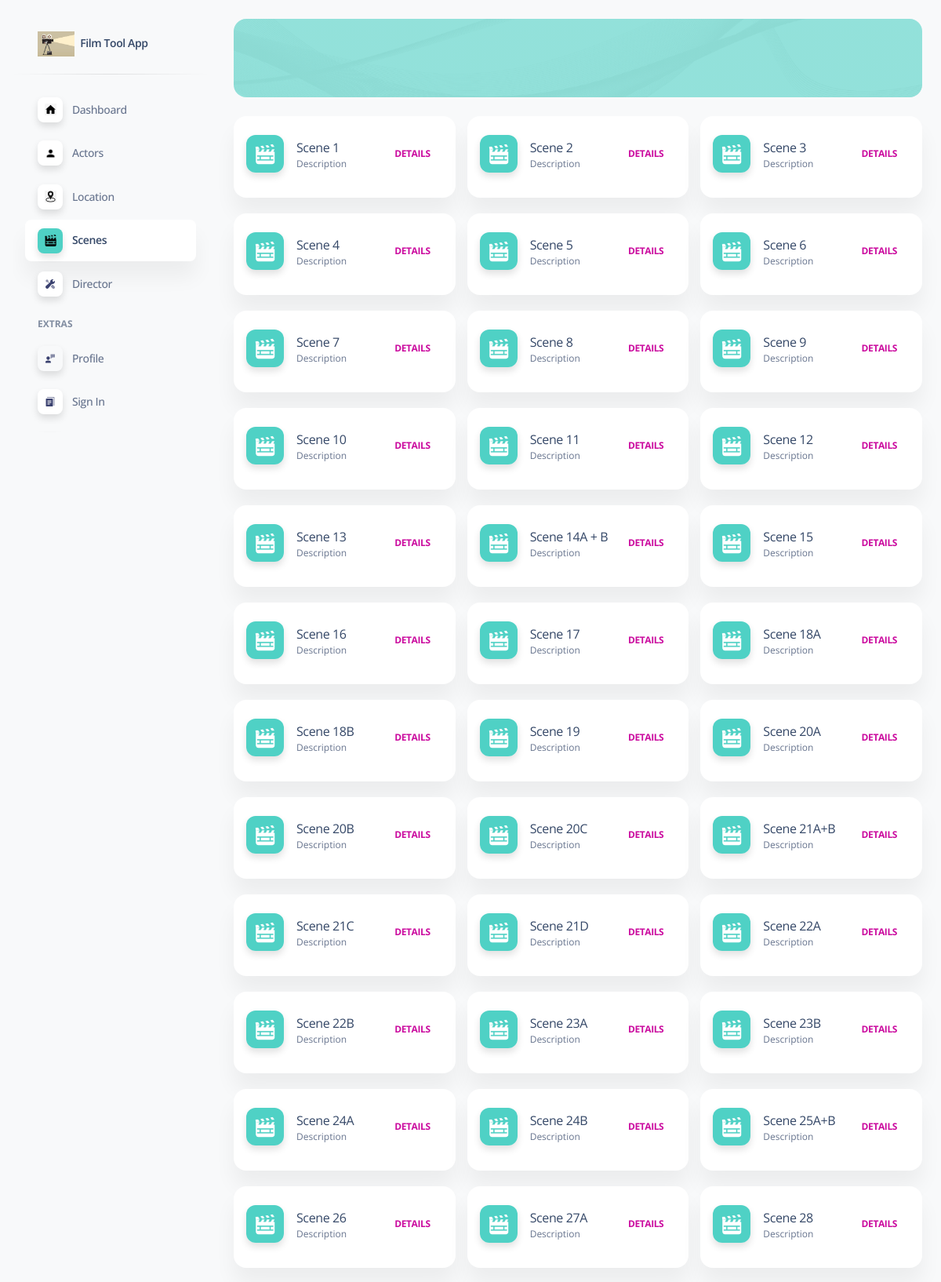
Screenshot of /scenes/ (upper part) with the database file from the repository.
### characters/models.py (models this page shows, shortened)
class Scene(models.Model):
    scene_number = models.CharField(max_length=255)
    location = models.CharField(max_length=255)
    description = models.TextField(null=True, blank=True)
    cn = models.TextField(null=True, blank=True)
    hair_makeup = models.TextField(null=True, blank=True)
    prosthetics = models.TextField(null=True, blank=True)
    key_props = models.TextField(null=True, blank=True)
    props = models.TextField(null=True, blank=True)
    set_dressing = models.TextField(null=True, blank=True)
    extras = models.TextField(null=True, blank=True)
    picture_vechiles = models.TextField(null=True, blank=True)
    production = models.TextField(null=True, blank=True)
    special_professionals= models.TextField(null=True, blank=True)
    sfx = models.TextField(null=True, blank=True)
    vfx = models.TextField(null=True, blank=True)
    special_equipments = models.TextField(null=True, blank=True)
    notes = models.TextField(null=True, blank=True)
    int_ext = models.TextField(null=True, blank=True)
    timeofday = models.TextField(null=True, blank=True)
    story = models.ImageField(upload_to='scene_images/', default='static\img\add.png', null=True, blank=True)

### characters/views.py (the view)
# urls.py: path('scenes/', scene_list, name='scene_list'),
def scene_list(request):
    scenes = Scene.objects.all()
    return render(request, 'allscene.html', {'scenes': scenes})

### characters/templates/allscene.html (shortened to what this page needs)
<!DOCTYPE html>
<html lang="en">
<head>
  {% load static %}
  <link href="{% static 'css/nucleo-icons.css' %}" rel="stylesheet" />
  <link href="{% static 'css/nucleo-svg.css' %}" rel="stylesheet" />
  <link href="../assets/css/nucleo-svg.css" rel="stylesheet" />
  <link id="pagestyle" href="{% static 'css/style.css' %}" rel="stylesheet" />
</head>
<body class="g-sidenav-show bg-gray-100">
    <aside class="sidenav navbar navbar-vertical navbar-expand-xs border-0 border-radius-xl my-3 fixed-start ms-3 " id="sidenav-main">
        <div class="sidenav-header">
          <a class="navbar-brand m-0" href=" https://demos.creative-tim.com/soft-ui-dashboard/pages/dashboard.html " target="_blank">
            <img src="{% static 'img/main-logo.jpg' %}" class="navbar-brand-img h-100" alt="main_logo">
            <span class="ms-1 font-weight-bold">Film Tool App</span>
          </a>
        </div>
        <hr class="horizontal dark mt-0">
        <div class="collapse navbar-collapse  w-auto " id="sidenav-collapse-main" style="background-color: #f8f9fa;">
          <ul class="navbar-nav">
            <li class="nav-item">
              <a class="nav-link  " href="../pages/dashboard.html">
                <div class="icon icon-shape icon-sm shadow border-radius-md bg-white text-center me-2 d-flex align-items-center justify-content-center">
                  <img src="{% static 'img/home.png' %}" style="height: 15px;" alt="Your Custom Icon">
                </div>
                <span class="nav-link-text ms-1">Dashboard</span>
              </a>
            </li>
            <li class="nav-item">
              <a class="nav-link  " href="/characters/">
                <div class="icon icon-shape icon-sm shadow border-radius-md bg-white text-center me-2 d-flex align-items-center justify-content-center">
                  <img src="{% static 'img/person.png' %}" style="height: 15px;" alt="Your Custom Icon">
                </div>
                <span class="nav-link-text ms-1">Actors</span>
              </a>
            </li>
            <li class="nav-item">
              <a class="nav-link  " href="../pages/billing.html">
                <div class="icon icon-shape icon-sm shadow border-radius-md bg-white text-center me-2 d-flex align-items-center justify-content-center">
                  <img src="{% static 'img/location.png' %}" style="height: 15px;" alt="Your Custom Icon">
                </div>
                <span class="nav-link-text ms-1">Location</span>
              </a>
            </li>
            <li class="nav-item">
              <a class="nav-link active"  href="/scenes/">
                <div class="icon icon-shape icon-sm shadow border-radius-md bg-white text-center me-2 d-flex align-items-center justify-content-center">
                  <img src="{% static 'img/sceneic.png' %}" style="height: 15px;" alt="Your Custom Icon">
                </div>
                <span class="nav-link-text ms-1">Scenes</span>
              </a>
            </li>
            <li class="nav-item">
              <a class="nav-link" href="../pages/rtl.html">
                <div class="icon icon-shape icon-sm shadow border-radius-md bg-white text-center me-2 d-flex align-items-center justify-content-center">
                </div>
                <span class="nav-link-text ms-1">Director</span>
              </a>
            </li>
            <li class="nav-item mt-3">
              <h6 class="ps-4 ms-2 text-uppercase text-xs font-weight-bolder opacity-6">Extras</h6>
            </li>
            <li class="nav-item">
              <a class="nav-link " href="../pages/profile.html">
                <div class="icon icon-shape icon-sm shadow border-radius-md text-center me-2 d-flex align-items-center justify-content-center">
                </div>
                <span class="nav-link-text ms-1">Profile</span>
              </a>
            </li>
            <li class="nav-item">
              <a class="nav-link  " href="../pages/sign-in.html">
                <div class="icon icon-shape icon-sm shadow border-radius-md bg-white text-center me-2 d-flex align-items-center justify-content-center">
                </div>
                <span class="nav-link-text ms-1">Sign In</span>
              </a>
            </li>
            <li class="nav-item">
              <a class="nav-link  " href="../pages/sign-up.html">
              </a>
            </li>
          </ul>
        </div>
      </aside>
  <div class="main-content position-relative bg-gray-100 max-height-vh-100 h-100">
    <div class="container-fluid">
      <div class="page-header min-height-100 border-radius-xl mt-4" style="background-image: url('{% static 'img/top_image.png' %}'); background-position-y: 50%;">
        <span class="mask bg-gradient-primary opacity-6"></span>
      </div>
    </div>
    <div class="container-fluid py-4">
      <div class="row">
        <div class="col-12 col-xl-12">
            <div class="card-container">
              {% for scene in scenes.all %}
              <div class="card" id ="card1">
                <div class="card-body p-3">
                  <ul class="list-group">
                    <li class="list-group-item border-0 d-flex align-items-center px-0 mb-2">
                      <div class="avatar me-3">
                        <img src="{% static 'img/scene.png' %}" alt="kal" class="border-radius-lg shadow">
                      </div>
                      <div class="d-flex align-items-start flex-column justify-content-center">
                        <a href="{% url 'character_detail' scene.id %}">Scene {{ scene.scene_number }}</a>
                        <p class="mb-0 text-xs">Description</p>
                      </div>
                      <a class="btn btn-link pe-3 ps-0 mb-0 ms-auto" href="javascript:;">Details</a>
                    </li>
                  </ul>
                </div>
              </div>
              {% endfor %}
            </div>
         </div>
      </div>
    </div>
  </div>
</body>
</html>

### static/css/nucleo-svg.css (style rules this page uses)
.icon { display: inline-block; color: #111111; height: 1em; width: 1em; }
.icon-sm { height: 0.8em; width: 0.8em; }
.icon { fill: currentColor; stroke: none; }

### rows the page displays
Scene: scene_number "1"
Scene: scene_number "2"
Scene: scene_number "3"
Scene: scene_number "4"
Scene: scene_number "5"
Scene: scene_number "6"
Scene: scene_number "7"
Scene: scene_number "8"
Scene: scene_number "9"
Scene: scene_number "10"
Scene: scene_number "11"
Scene: scene_number "12"
Scene: scene_number "13"
Scene: scene_number "14A + B"
Scene: scene_number "15"
Scene: scene_number "16"
Scene: scene_number "17"
Scene: scene_number "18A"
Scene: scene_number "18B"
Scene: scene_number "19"
Scene: scene_number "20A"
Scene: scene_number "20B"
Scene: scene_number "20C"
Scene: scene_number "21A+B"
Scene: scene_number "21C"
Scene: scene_number "21D"
Scene: scene_number "22A"
Scene: scene_number "22B"
Scene: scene_number "23A"
Scene: scene_number "23B"
Scene: scene_number "24A"
Scene: scene_number "24B"
Scene: scene_number "25A+B"
Scene: scene_number "26"
Scene: scene_number "27A"
Scene: scene_number "28"
